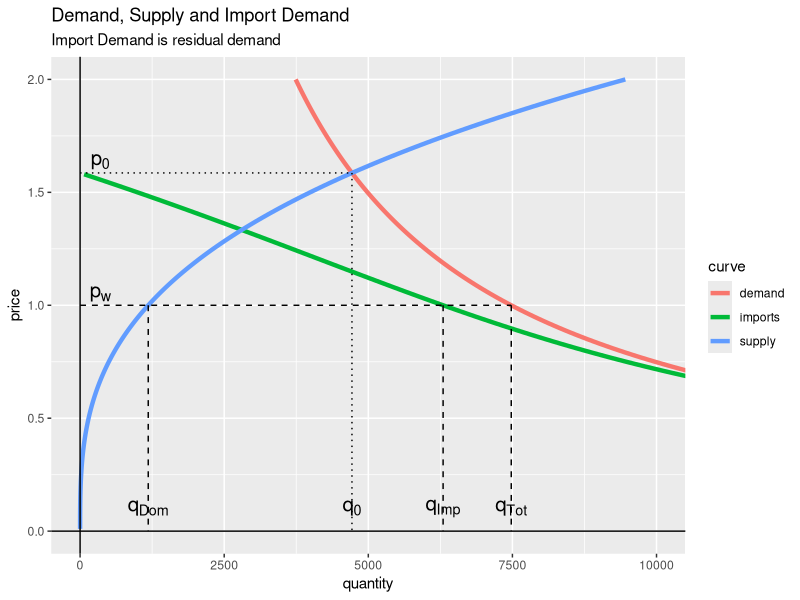
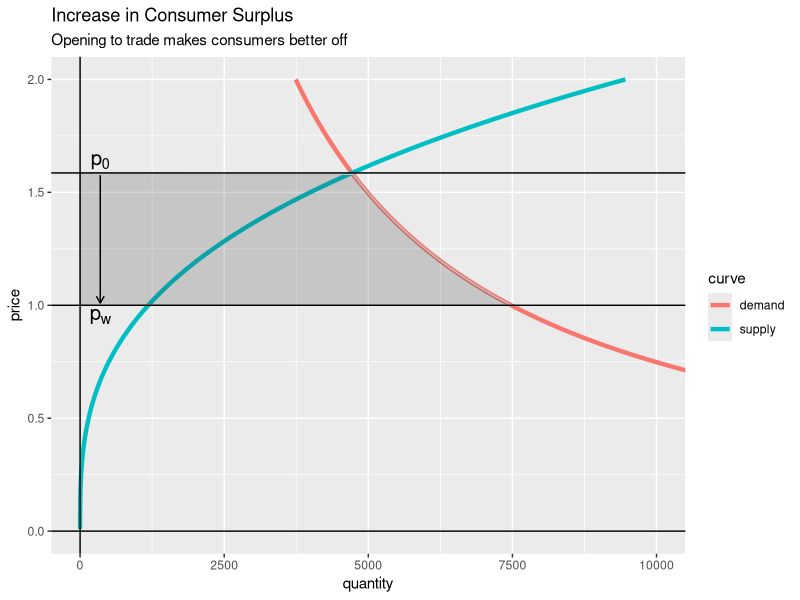
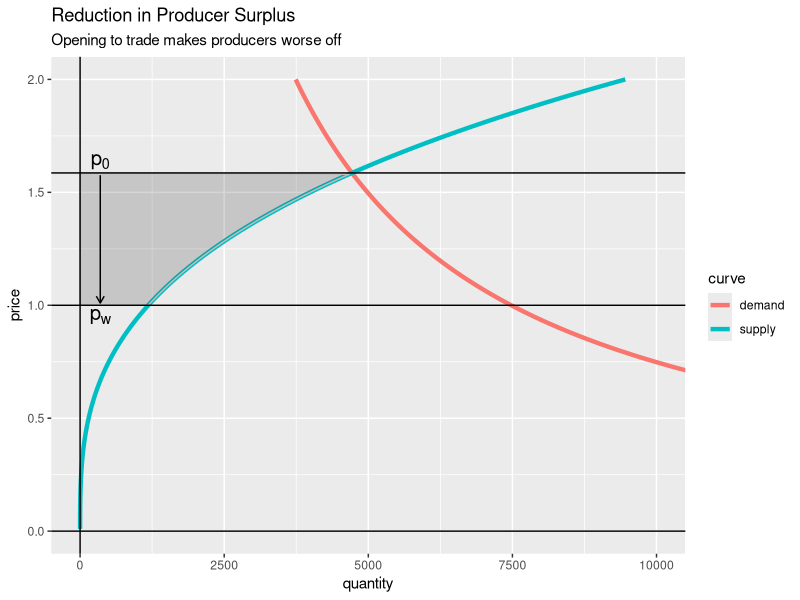
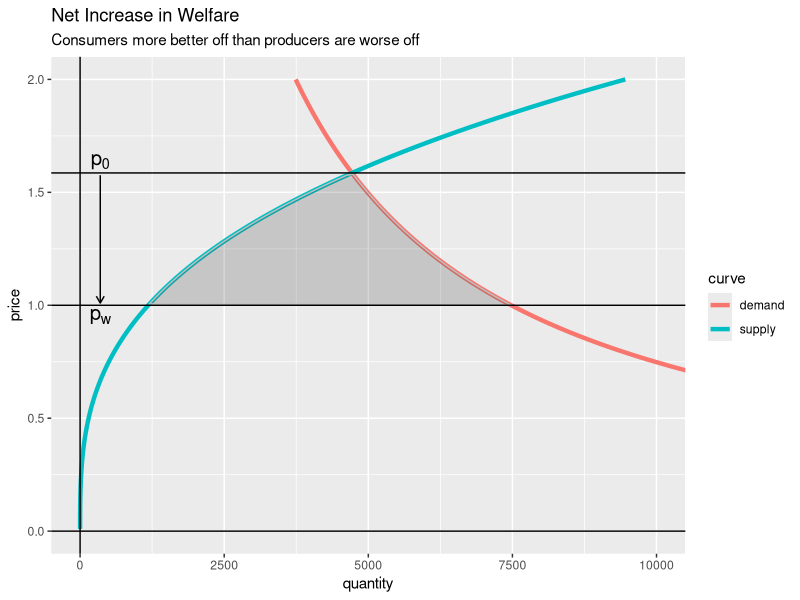
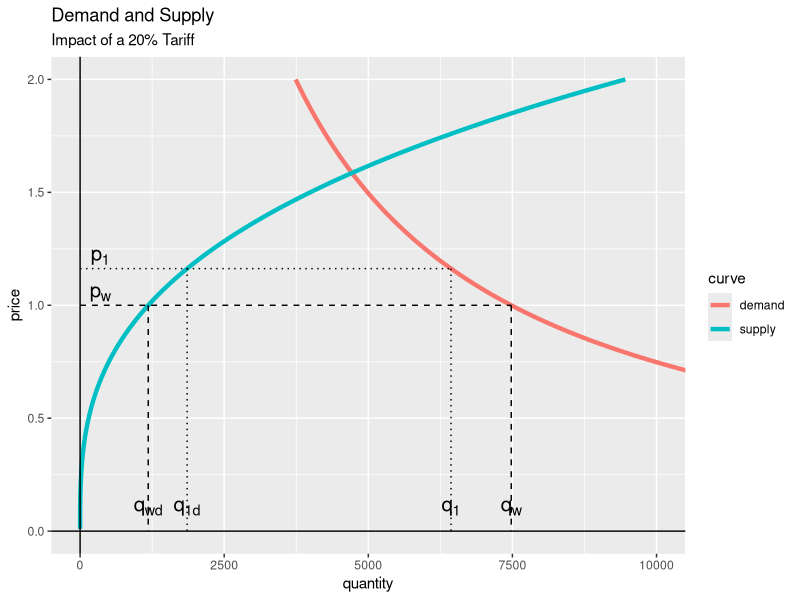
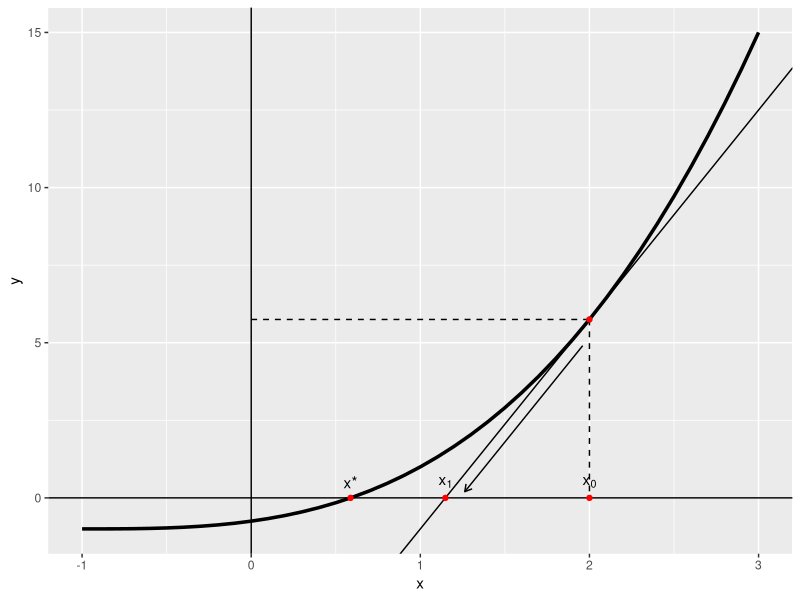
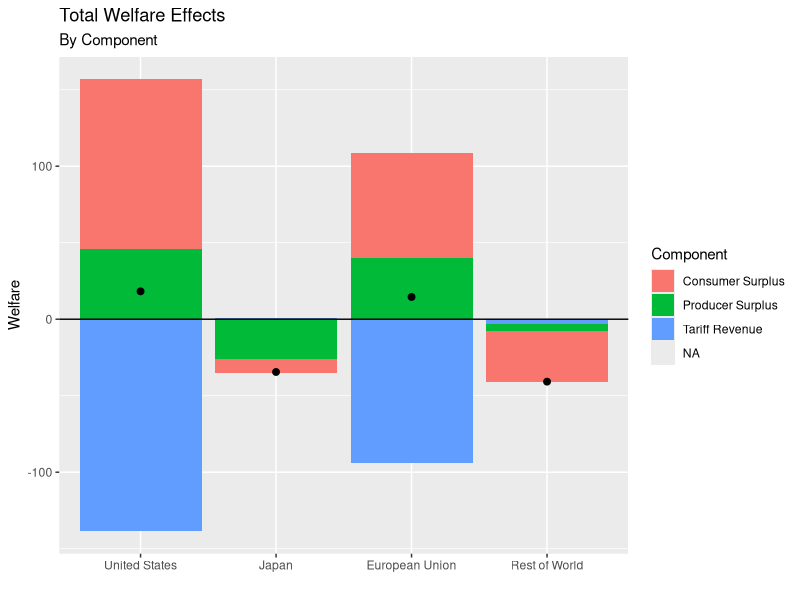
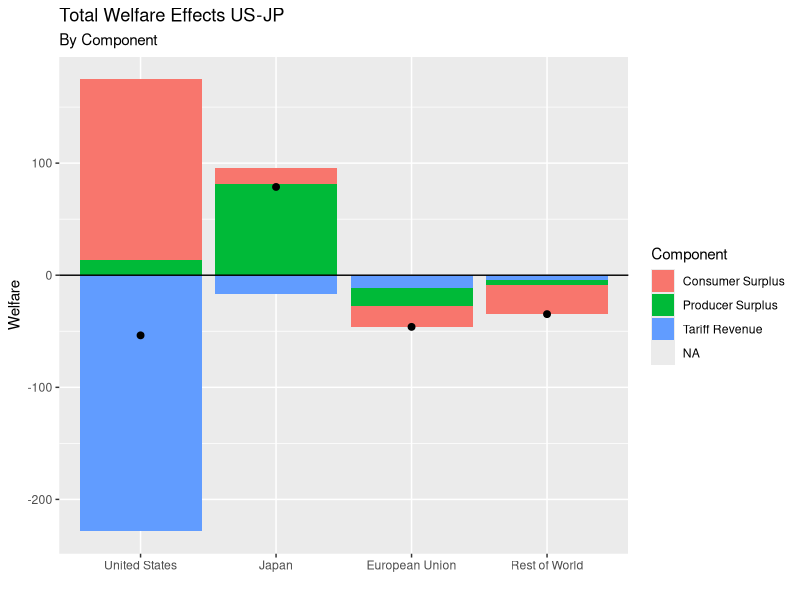

These charts were generated, in order, by the following R code:
## ---- chunk 1
options(stringsAsFactors = FALSE, scipen = 20)
library(knitr)
library(kableExtra)
library(dplyr)
library(ggplot2)
## ---- chunk 2
# demand and supply
Qd <- function(p=1, alpha = 100, eta = -1) {
  alpha * p ^ eta
}

Pd <- function(q = 100, alpha = 100, eta = -1) {
  (q/alpha)^(1/eta)
}

Qs <- function(p = 1, beta = 100, epsilon = 3) {
  beta * p ^ epsilon
}


par_alpha <- 7480.06
par_beta  <- 1182.38
par_gamma <- par_alpha - par_beta

par_eta     <- -1
par_epsilon <- 3
par_theta   <- 10

# no trade eq'm
p0 <- (par_alpha / par_beta) ^ (1 / (par_epsilon - par_eta))
q0 <- par_alpha * p0 ^ par_eta

# benchmark equilibrium
pars <- c(a = par_gamma, b = par_theta - par_eta, c= par_beta, d = par_epsilon - par_eta, e = par_alpha)

f_bm <- function(pw, pars) {
  unname(pars['a'] * pw ^ pars['b'] + pars['c'] * pw ^ pars['d'] - pars['e'])
}

rslt <- uniroot(f_bm, c(0.1,2), pars, tol=5e-10)
pw <- rslt$root

qw <- par_alpha * pw ^ par_eta
qw_d <- par_beta * pw ^ par_epsilon
qw_i <- qw - qw_d
## ---- chunk 3
p <- seq(0.01, 2, .01)
qd <- Qd(p, par_alpha)  # demand
qs <- Qs(p, par_beta)  # domestic supply
md <- qd - qs         # import demand

mx <- max(c(qd, qs))
mn <- min(c(qd, qs))

df1 <- data.frame(x = qd, y = p, curve = rep("demand", length(p)))
df2 <- data.frame(x = qs, y = p, curve = rep("supply", length(p)))
df3 <- data.frame(x = md, y = p, curve = rep("imports", length(p)))

df <- rbind(df1, df2, df3[df3$x >= 0,])

plt1 <- ggplot(df, aes(x=x,y=y,color=curve)) + 
  geom_line(size=1.5) +
  geom_hline(yintercept = 0) +
  geom_vline(xintercept = 0) +
  annotate("segment", x = 0, xend = q0, y = p0, yend = p0, linetype = 3) +
  annotate("segment", x = q0, xend = q0, y = p0, yend = 0, linetype = 3) +
  annotate("segment", x = 0, xend = par_alpha, y = 1, yend = 1, linetype = 2) +
  annotate("segment", x = par_beta, xend = par_beta, y = 1, yend = 0, linetype = 2) +
  annotate("segment", x = qw_i, xend = qw_i, y = 1, yend = 0, linetype = 2) +
  annotate("segment", x = par_alpha, xend = par_alpha, y = 1, yend = 0, linetype = 2) +
  coord_cartesian(xlim = c(0, 10000), ylim = c(0,2)) +
  xlab("quantity") +
  ylab("price") +
  labs(title="Demand, Supply and Import Demand",
       subtitle = "Import Demand is residual demand") +
  annotate("text", x=q0, y=0.1, label="q[0]", parse = TRUE, size = 5.2) +
  annotate("text", x=350, y=1.05, label="p[w]", parse = TRUE, size = 5.2) +
  annotate("text", x=350, y=p0 + .05, label="p[0]", parse = TRUE, size = 5.2) +
  annotate("text", x = par_beta, y=0.1, label = "q[Dom]", parse = TRUE, size = 5.2) +
  annotate("text", x = qw_i, y=0.1, label = "q[Imp]", parse = TRUE, size = 5.2) +
  annotate("text", x = par_alpha, y=0.1, label = "q[Tot]", parse = TRUE, size = 5.2)
print(plt1)  

## ---- chunk 4
df <- rbind(df1, df2)

df4 <- data.frame(x = qd, y = p, curve="demand")
df4 <- subset(df4, x <= qw & (y >= pw & y <= p0))
df4 <- rbind(df4, df4[1:2,])
row.names(df4) <- 1:nrow(df4)
df4[nrow(df4)-1, 1] <- 0
df4[nrow(df4), 1] <- 0
df4[nrow(df4)-1, 2] <- p0
df4[nrow(df4), 2] <- 1

plt2 <- ggplot(df, aes(x=x,y=y,color=curve)) + 
  geom_line(size=1.5) +
  geom_polygon(data = df4, aes(x=x,y=y), color="grey", alpha=0.2, show.legend = FALSE) +
  geom_hline(yintercept = c(0, pw, p0)) +
  geom_vline(xintercept = 0) +
  annotate("segment", x= 350, xend = 350, y = p0 - 0.01, yend = pw + 0.01, arrow=arrow(length = unit(0.2, "cm"))) +
  coord_cartesian(xlim = c(0, 10000), ylim = c(0,2)) +
  annotate("text", x=350, y=p0 + .05, label="p[0]", parse = TRUE, size = 5.2) +
  annotate("text", x=350, y=pw - .05, label="p[w]", parse = TRUE, size = 5.2) +
  xlab("quantity") +
  ylab("price") +
  labs(title = "Increase in Consumer Surplus",
       subtitle = "Opening to trade makes consumers better off")

print(plt2)
## ---- chunk 5
# producer surplus
df5 <- data.frame(x = qs, y = p, curve="supply")
df5 <- subset(df5, x <= qw & (y >= pw & y <= p0))
df5 <- rbind(df5, df5[1:2,])
row.names(df5) <- 1:nrow(df5)
df5[nrow(df5)-1, 1] <- 0
df5[nrow(df5), 1] <- 0
df5[nrow(df5)-1, 2] <- p0
df5[nrow(df5), 2] <- 1

plt3 <- ggplot(df, aes(x=x,y=y,color=curve)) + 
  geom_line(size=1.5) +
  geom_polygon(data = df5, aes(x=x,y=y), color="grey", alpha=0.2, show.legend = FALSE) +
  geom_hline(yintercept = c(0, pw, p0)) +
  geom_vline(xintercept = 0) +
  annotate("segment", x= 350, xend = 350, y = p0 - 0.01, yend = pw + 0.01, arrow=arrow(length = unit(0.2, "cm"))) +
  coord_cartesian(xlim = c(0, 10000), ylim = c(0,2)) +
  annotate("text", x=350, y=p0 + .05, label="p[0]", parse = TRUE, size = 5.2) +
  annotate("text", x=350, y=pw - .05, label="p[w]", parse = TRUE, size = 5.2) +
  xlab("quantity") +
  ylab("price") +
  labs(title = "Reduction in Producer Surplus",
       subtitle = "Opening to trade makes producers worse off")

print(plt3)
## ---- chunk 6
# Net gain in welfare
x <- seq(pw, p0, .01)
y <- Qd(x, par_alpha)
x1 <- seq(p0 - 0.01, pw, -0.01)
y1 <- Qs(x1, par_beta)
df6 <- data.frame(x = c(y,y1), y = c(x,x1), curve="demand")

plt4 <- ggplot(df, aes(x=x,y=y,color=curve)) + 
  geom_line(size=1.5) +
  geom_polygon(data = df6, aes(x=x,y=y), color="grey", alpha=0.2, show.legend = FALSE) +
  geom_hline(yintercept = c(0, pw, p0)) +
  geom_vline(xintercept = 0) +
  annotate("segment", x= 350, xend = 350, y = p0 - 0.01, yend = pw + 0.01, arrow=arrow(length = unit(0.2, "cm"))) +
  coord_cartesian(xlim = c(0, 10000), ylim = c(0,2)) +
  annotate("text", x=350, y=p0 + .05, label="p[0]", parse = TRUE, size = 5.2) +
  annotate("text", x=350, y=pw - .05, label="p[w]", parse = TRUE, size = 5.2) +
  xlab("quantity") +
  ylab("price") +
  labs(title = "Net Increase in Welfare",
       subtitle = "Consumers more better off than producers are worse off")

print(plt4)
## ---- chunk 7
# tariff equilibrium
t <- 0.2
pars <- c(a = par_gamma, 
          b = par_theta - par_eta, 
          c = par_beta * (1 + t) ^ par_epsilon, 
          d = par_epsilon - par_eta, 
          e = par_alpha * (1 + t) ^ par_eta)

rslt <- uniroot(f_bm, c(0.1,2), pars, tol=5e-10)
pw1 <- rslt$root

p1 <- (1 + t) * pw1
q1 <- par_alpha * p1 ^ par_eta
q1_d <- par_beta * p1 ^ par_epsilon
q1_i <- q1 - q1_d

v_before <- c(pw, pw, qw_i, qw_d, qw, 0)
v_after  <- c(pw1, p1, q1_i, q1_d, q1, (p1 - pw1) * q1_i)
v_change <- v_after - v_before
v_pct    <- ifelse(v_before > 0, v_change / v_before * 100, NA)
v_decs   <- c(3, 3, 2, 2, 2, 2)

c1 <- mapply(function(x,y) format(round(x,y), nsmall = y), v_before, v_decs)
c2 <- mapply(function(x,y) format(round(x,y), nsmall = y), v_after, v_decs)
c3 <- mapply(function(x,y) format(round(x,y), nsmall = y), v_change, v_decs)
c4 <- format(round(v_pct,2),nsmall = 2)

df_tab <- data.frame(Variables = c("Pw", "P", "Md", "Qs", "Qd", "Tariffs"),
                     Before = c1, After =  c2, Change = c3, Percent = c4)
kable(df_tab)

TTE <- -0.5 * (qw_i + q1_i) * (pw1 - pw) # Terms of Trade Effect

HTE <- 0.5 * (p1 - pw1) * (q1_i - qw_i) # Harberger Triangle Effect

WE  <- TTE + HTE # Welfare Effect

dCS <- -par_alpha * (log(p1) - log(pw))
dPS <- par_beta * (p1^(par_epsilon + 1) - pw^(par_epsilon + 1)) / (par_epsilon + 1)
dTariffs <- (p1 - pw1) * q1_i

p1_s <- 0.8 + 0.2 * par_theta * par_gamma / ((par_epsilon - par_eta) * par_beta + (par_theta - par_eta) * par_gamma)
## ---- chunk 8
plt5 <- ggplot(df, aes(x=x,y=y,color=curve)) + 
  geom_line(size=1.5) +
  geom_hline(yintercept = 0) +
  geom_vline(xintercept = 0) +
  annotate("segment", x = 0, xend = q1, y = p1, yend = p1, linetype = 3) +
  annotate("segment", x = q1, xend = q1, y = p1, yend = 0, linetype = 3) +
  annotate("segment", x = q1_d, xend = q1_d, y = p1, yend = 0, linetype = 3) +
  annotate("segment", x = 0, xend = qw, y = pw, yend = pw, linetype = 2) +
  annotate("segment", x = qw_d, xend = qw_d, y = pw, yend = 0, linetype = 2) +
  annotate("segment", x = par_alpha, xend = par_alpha, y = 1, yend = 0, linetype = 2) +
  coord_cartesian(xlim = c(0, 10000), ylim = c(0,2)) +
  xlab("quantity") +
  ylab("price") +
  labs(title="Demand and Supply",
       subtitle = "Impact of a 20% Tariff") +
  annotate("text", x=350, y=pw + .05, label="p[w]", parse = TRUE, size = 5.2) +
  annotate("text", x=350, y=p1 + .05, label="p[1]", parse = TRUE, size = 5.2) +
  annotate("text", x = qw, y=0.1, label = "q[w]", parse = TRUE, size = 5.2) +
  annotate("text", x = q1, y=0.1, label = "q[1]", parse = TRUE, size = 5.2) +
  annotate("text", x = qw_d, y=0.1, label = "q[w][d]", parse = TRUE, size = 5.2) +
  annotate("text", x = q1_d, y=0.1, label = "q[1][d]", parse = TRUE, size = 5.2)
  
print(plt5)  
## ---- chunk 9
f0 <- function(Pw = 1, t =0) {
  par_alpha * (1 + t) ^ par_eta * Pw ^ par_eta -
    par_beta * (1 + t) ^ par_epsilon * Pw ^ par_epsilon -
      par_gamma * Pw ^ par_theta
}

# linear approximation

dfdPw <- function(Pw = 1, t = 0) {
  par_eta * par_alpha * (1 + t) ^ par_eta * Pw ^ (par_eta - 1) - 
    par_epsilon * par_beta * (1 + t) ^ par_epsilon * Pw ^ (par_epsilon - 1) -
      par_theta * par_gamma * Pw ^ (par_theta - 1)
}

dfdt <- function(Pw = 1, t = 0) {
  par_eta * par_alpha * (1 + t) ^ (par_eta - 1) * Pw ^ par_eta -
    par_epsilon * par_beta * (1 + t) ^ (par_epsilon - 1) * Pw ^ par_epsilon
}

nsteps <- 1
pn <- 1
t <- 0
t1 <- 0.2
h <- (t1 - t) / nsteps
for(i in 1:nsteps) {
  pn1 <- pn - f0(pn, t) / dfdPw(pn, t) - dfdt(pn, t) / dfdPw(pn,t) * h
  t <- t + h
  pn <- pn1
}

pw1s <- pn

nsteps <- 4
pn <- 1
t <- 0
t1 <- 0.2
h <- (t1 - t) / nsteps
for(i in 1:nsteps) {
  pn1 <- pn - f0(pn, t) / dfdPw(pn, t) - dfdt(pn, t) / dfdPw(pn,t) * h
  t <- t + h
  pn <- pn1
}
pw14s <- pn
## ---- chunk 10
a <- 0.25
b <- -1
c <- 3
d <- -1

x <- seq(-1, 3, 0.1)
y <- a * (x - b)^c + d

x00 <- b + (-d/a)^(1/c)

x0 <- 2
y0 <-  a * (x0 - b)^c + d

dydx <- c * a * (x0 - b)^(c-1)

yint <- y0 - dydx * x0

y1 <- 0
x1 <- x0 + (y1 - y0) / dydx

x2 <- 0.98 * x0
y2 <- 0.9 * y0 + dydx * (x2 - x0)

x3 <- 1.1 * x1
y3 <- 0.9 * y0 + dydx * (x3 - x0)


df <- data.frame(x = x, y = y)
plt <- ggplot(df, aes(x,y)) + 
  geom_line(size=1.2) + 
  geom_hline(yintercept = 0) +
  geom_vline(xintercept = 0) +
  geom_abline(intercept = yint, slope = dydx) + 
  annotate("segment", x = 0, xend = x0, y = y0, yend = y0, linetype = 2) +
  annotate("segment", x = x0, xend = x0, y = y0, yend = 0, linetype = 2) +
  geom_point(data=data.frame(x=c(x00, x1, x0, x0), y=c(0,0,0,y0)), size=1.5, color="red") +
  annotate("text", x = x0, y=0.5, label="x[0]", parse=TRUE) +
  annotate("text", x = x1, y=0.5, label="x[1]", parse=TRUE) +
  annotate("text", x = x00, y=0.5, label="x*", parse=FALSE) + 
  annotate("segment", x= x2, xend = x3, y = y2, yend = y3, arrow=arrow(length = unit(0.2, "cm")))
plt

## ---- chunk 11
t <- 1
pars <- c(a = par_gamma, 
          b = par_theta - par_eta, 
          c = par_beta * (1 + t) ^ par_epsilon, 
          d = par_epsilon - par_eta, 
          e = par_alpha * (1 + t) ^ par_eta)

rslt <- uniroot(f_bm, c(0.1,2), pars, tol=5e-10)
ptrump <- rslt$root

nsteps <- 1
pn <- 1
t <- 0
t1 <- 1
h <- (t1 - t) / nsteps
for(i in 1:nsteps) {
  pn1 <- pn - f0(pn, t) / dfdPw(pn, t) - dfdt(pn, t) / dfdPw(pn,t) * h
  t <- t + h
  pn <- pn1
}

ptrump1s <- pn

nsteps <- 4
pn <- 1
t <- 0
t1 <- 1
h <- (t1 - t) / nsteps
for(i in 1:nsteps) {
  pn1 <- pn - f0(pn, t) / dfdPw(pn, t) - dfdt(pn, t) / dfdPw(pn,t) * h
  t <- t + h
  pn <- pn1
}
ptrump4s <- pn
## ---- chunk 12
# GSIM 4x4 model 

# cross price effects
cross_price_effects <- function(x = rep(0,4), eq2, dT) {
  n <- ncol(eq2)
  rslt <- matrix(NA_real_, nrow=n, ncol = n)
  for(i in 1:n) {
    tmp <- matrix(1, nrow=n, ncol=1) %*% eq2[,i]
    tmp[n*1:n + 1:n - n] <- 0
    rslt[,i] <- tmp %*% (dT[,i] + x)
  }
  rslt
}

# change in demand
demand_effects <- function(x = rep(0,4), phi, eq3, chi, dT) {
  n <- length(x)
  rslt <- rep(NA_real_, n)
  for(i in 1:n) {
    rslt[i] <- (phi[i,] * eqn3[i,]) %*% (dT[i,] + x[i])
  }
  rslt + rowSums(phi * chi)
}

# calc numerical Jacobian
Jacobian <- function(x, eqn2, eqn3, phi, dT, xDemand) {
  J <- matrix(NA, nrow=4, ncol=4)
  h <- 1/32768
  
  for(i in 1:4) {
    x1 <- x
    x1[i] <- x[i] + h
    
    chi1 <- cross_price_effects(x1, eqn2, dT)
    
    dSupply1 <- x1 * Ex
    
    dDemand1 <- demand_effects(x1, phi, eqn3, chi1, dT)
    
    xDemand1 <- dDemand1 - dSupply1
    J[i,] <- (xDemand1 - xDemand ) / h
  }
  J
}

calcEqm <- function(x0, phi, eqn2, eqn3, dT) {
  x <- x0
  repeat {
    chi <- cross_price_effects(x, eqn2, dT)
    
    dSupply <- x * Ex
    
    dDemand <- demand_effects(x, phi, eqn3, chi, dT)
    
    xDemand <- dDemand - dSupply
    
    Jacob <- Jacobian(x, eqn2, eqn3, phi, dT, xDemand)
    
    x1 <- x - solve(Jacob) %*% xDemand / 1024 # 2^10 
    
    chi1 <- cross_price_effects(x1, eqn2, dT)
    
    dSupply1 <- x1 * Ex
    
    dDemand1 <- demand_effects(x1, phi, eqn3, chi1, dT)
    
    xDemand1 <- dDemand1 - dSupply1
    
    SSE <- sum(xDemand * xDemand)
    SSE1 <- sum(xDemand1 * xDemand1)
    if (SSE1 < SSE) x <- x1
    else break;
  }
  x
}
## ---- chunk 13
# elasticities
Em <- c(US = -1.25, JP = -1.25, EU = -1.25, RW = -1.25) # import demand

Ex <- c(US = 1.5, JP = 1.5, EU = 1.5, RW = 1.5) # export supply

Es <- c(US = 5, JP = 5, EU = 5, RW = 5) # substitution

# trade flows
M <- matrix(c(  0,  50, 200, 300,
              500,   0, 150, 200,
              300, 100, 200, 200,
               50, 100, 110,  20),
            nrow = 4, ncol=4, byrow = TRUE)

row.names(M) <- c("US", "JP", "EU", "RW")
colnames(M)  <- c("US", "JP", "EU", "RW")

# initial import tariffs 
T0 <- matrix(c(  1.00, 1.21, 1.41, 1.22,
                 1.37, 1.00, 1.31, 1.23,
                 1.32, 1.36, 1.00, 1.18,
                 1.57, 1.41, 1.25, 1.15),
              nrow = 4, ncol=4, byrow = TRUE)

row.names(T0) <- c("US", "JP", "EU", "RW")
colnames(T0)  <- c("US", "JP", "EU", "RW")

kable(M, caption = "Trade Flows")
## ---- chunk 14
kable(T0, caption = "Tariffs")
## ---- chunk 15
T1 <- T0

T1["EU","US"] <- T1["US","EU"] <- 1 # US-EU trade agreement
## ---- chunk 16
kable(T1, caption = "Revised Tariffs")
## ---- chunk 17
# a vector of ones
i_agg <- matrix(1, nrow=nrow(M), ncol=1)

# Total imports and exports
Tot_imp <- t(i_agg) %*% M
row.names(Tot_imp) <- "Imports"

Tot_exp <- M %*% i_agg
colnames(Tot_exp) <- "Exports"

# import shares at internal prices
mult <- diag( c(1 / (t(i_agg) %*% (M * T0))))
row.names(mult) <- row.names(M)
colnames(mult) <- colnames(M)

theta <- (M * T0) %*% mult

# export shares at world prices
mult <- diag(1/c(M %*% i_agg))
row.names(mult) <- row.names(M)
colnames(mult) <- colnames(M)

phi <- mult %*% M

# own price elasticities
eqn3 <- theta %*% diag( Em ) - (1 - theta) %*% diag( Es )
colnames(eqn3) <- colnames(M)

# cross price elasticities
eqn2 <- theta %*% diag( Em + Es )
colnames(eqn3) <- colnames(M)

# reported prices
# x <- c(0.0792, -0.0316, 0.0480, -0.0184)
#
# try from zero...
x <- calcEqm(rep(0, 4), phi, eqn2, eqn3, T1/T0 - 1)

chi <- cross_price_effects(x, eqn2, T1/T0 - 1)
## ---- chunk 18
dPCT <- (x %*% t(i_agg) + T1/T0 - 1) * eqn3 + chi

M1 <- M * (1 + dPCT) * (1 + x %*% t(i_agg))

dM <- M1 - M

kable(dM, caption = "Impact of US-EU Tariff Elimination")
## ---- chunk 19
dP <- (1 + x %*% t(i_agg)) * T1/T0 -1

dCompP <- matrix(NA, nrow=1, ncol = ncol(dP))
row.names(dCompP) <- "Composite Price"
colnames(dCompP) <- c("US", "JP", "EU", "RW")
for(i in 1:ncol(dCompP)) {
  dCompP[1,i] <- sum(c(dP[,i] * theta[,i]))
}

dTariff <- M1 * (T1 - 1) - M * (T0 - 1)

dRev <- colSums(dTariff)

dCS <- c((0.5 * dCompP ^ 2) * colSums(M * T0) * sign(dCompP) * Em - colSums(M * T0) * dCompP)
names(dCS) <- c("US", "JP", "EU", "RW")

dPS <- c(x * Tot_exp *(1 + 0.5 * Ex * x))
names(dPS) <- c("US", "JP", "EU", "RW")

dW <- dPS + dCS + dRev

# make report

df_report <- data.frame(Region = c("United States", "Japan", "European Union", "Rest of World"),
                        ProducerSurplus = format(round(dPS,1),nsmall=1),
                        ConsumerSurplus = format(round(dCS,1),nsmall=1),
                        TariffRevenue = format(round(dRev,1),nsmall=1),
                        NetWelfare = format(round(dW,1),nsmall=1))

kable(df_report, caption = "Impact of Tariff Changes", row.names = FALSE)
## ---- chunk 20
df_plot <- data.frame(Region = c("United States", "Japan", "European Union", "Rest of World"), 
                      Component = "Producer Surplus", Value = dPS)

df_plot <- rbind(df_plot, 
                 data.frame(Region = c("United States", "Japan", "European Union", "Rest of World"), 
                            Component = "Consumer Surplus", Value = dCS))

df_plot <- rbind(df_plot, 
                 data.frame(Region = c("United States", "Japan", "European Union", "Rest of World"), 
                            Component = "Tariff Revenue", Value = dRev))

df_netW <- data.frame(Region=c("United States", "Japan", "European Union", "Rest of World"),
                      Component=NA,
                      Value=dW)

g <- ggplot(df_plot, aes(x=Region, y=Value, fill = Component)) + 
     geom_bar(stat = "identity") +
     scale_x_discrete(limits=c("United States", "Japan", "European Union", "Rest of World")) +
     geom_hline(yintercept = 0) + 
     geom_point(data=df_netW, size=2, show.legend = FALSE) +
     labs(x="", y="Welfare", title="Total Welfare Effects", subtitle = "By Component")

print(g)
## ---- chunk 21
T1 <- T0

T1["JP","US"] <- T1["US","JP"] <- 1 # US-EU trade agreement
## ---- chunk 22
kable(T1, caption = "Revised Tariffs US-JP")
## ---- chunk 23
# a vector of ones
i_agg <- matrix(1, nrow=nrow(M), ncol=1)

# Total imports and exports
Tot_imp <- t(i_agg) %*% M
row.names(Tot_imp) <- "Imports"

Tot_exp <- M %*% i_agg
colnames(Tot_exp) <- "Exports"

# import shares at internal prices
mult <- diag( c(1 / (t(i_agg) %*% (M * T0))))
row.names(mult) <- row.names(M)
colnames(mult) <- colnames(M)

theta <- (M * T0) %*% mult

# export shares at world prices
mult <- diag(1/c(M %*% i_agg))
row.names(mult) <- row.names(M)
colnames(mult) <- colnames(M)

phi <- mult %*% M

# own price elasticities
eqn3 <- theta %*% diag( Em ) - (1 - theta) %*% diag( Es )
colnames(eqn3) <- colnames(M)

# cross price elasticities
eqn2 <- theta %*% diag( Em + Es )
colnames(eqn3) <- colnames(M)

# reported prices
# x <- c(0.0792, -0.0316, 0.0480, -0.0184)
#
# try from zero...
x <- calcEqm(rep(0, 4), phi, eqn2, eqn3, T1/T0 - 1)

chi <- cross_price_effects(x, eqn2, T1/T0 - 1)
## ---- chunk 24
dPCT <- (x %*% t(i_agg) + T1/T0 - 1) * eqn3 + chi

M1 <- M * (1 + dPCT) * (1 + x %*% t(i_agg))

dM <- M1 - M

kable(dM, caption = "Impact of US-JP Tariff Elimination")
## ---- chunk 25
dP <- (1 + x %*% t(i_agg)) * T1/T0 -1

dCompP <- matrix(NA, nrow=1, ncol = ncol(dP))
row.names(dCompP) <- "Composite Price"
colnames(dCompP) <- c("US", "JP", "EU", "RW")
for(i in 1:ncol(dCompP)) {
  dCompP[1,i] <- sum(c(dP[,i] * theta[,i]))
}

dTariff <- M1 * (T1 - 1) - M * (T0 - 1)

dRev <- colSums(dTariff)

dCS <- c((0.5 * dCompP ^ 2) * colSums(M * T0) * sign(dCompP) * Em - colSums(M * T0) * dCompP)
names(dCS) <- c("US", "JP", "EU", "RW")

dPS <- c(x * Tot_exp *(1 + 0.5 * Ex * x))
names(dPS) <- c("US", "JP", "EU", "RW")

dW <- dPS + dCS + dRev

# make report

df_report <- data.frame(Region = c("United States", "Japan", "European Union", "Rest of World"),
                        ProducerSurplus = format(round(dPS,1),nsmall=1),
                        ConsumerSurplus = format(round(dCS,1),nsmall=1),
                        TariffRevenue = format(round(dRev,1),nsmall=1),
                        NetWelfare = format(round(dW,1),nsmall=1))

kable(df_report, caption = "Impact of US-JP Tariff Changes", row.names = FALSE)
## ---- chunk 26
df_plot <- data.frame(Region = c("United States", "Japan", "European Union", "Rest of World"), 
                      Component = "Producer Surplus", Value = dPS)

df_plot <- rbind(df_plot, 
                 data.frame(Region = c("United States", "Japan", "European Union", "Rest of World"), 
                            Component = "Consumer Surplus", Value = dCS))

df_plot <- rbind(df_plot, 
                 data.frame(Region = c("United States", "Japan", "European Union", "Rest of World"), 
                            Component = "Tariff Revenue", Value = dRev))

df_netW <- data.frame(Region=c("United States", "Japan", "European Union", "Rest of World"),
                      Component=NA,
                      Value=dW)

g <- ggplot(df_plot, aes(x=Region, y=Value, fill = Component)) + 
     geom_bar(stat = "identity") +
     scale_x_discrete(limits=c("United States", "Japan", "European Union", "Rest of World")) +
     geom_hline(yintercept = 0) + 
     geom_point(data=df_netW, size=2, show.legend = FALSE) +
     labs(x="", y="Welfare", title="Total Welfare Effects US-JP", subtitle = "By Component")

print(g)
## ---- chunk 27
T1 <- T0

T1["JP","US"] <- T1["EU","US"] <- T1["RW","US"] <- 1
## ---- chunk 28
kable(T1, caption = "Revised Tariffs US Alone")
## ---- chunk 29
# a vector of ones
i_agg <- matrix(1, nrow=nrow(M), ncol=1)

# Total imports and exports
Tot_imp <- t(i_agg) %*% M
row.names(Tot_imp) <- "Imports"

Tot_exp <- M %*% i_agg
colnames(Tot_exp) <- "Exports"

# import shares at internal prices
mult <- diag( c(1 / (t(i_agg) %*% (M * T0))))
row.names(mult) <- row.names(M)
colnames(mult) <- colnames(M)

theta <- (M * T0) %*% mult

# export shares at world prices
mult <- diag(1/c(M %*% i_agg))
row.names(mult) <- row.names(M)
colnames(mult) <- colnames(M)

phi <- mult %*% M

# own price elasticities
eqn3 <- theta %*% diag( Em ) - (1 - theta) %*% diag( Es )
colnames(eqn3) <- colnames(M)

# cross price elasticities
eqn2 <- theta %*% diag( Em + Es )
colnames(eqn3) <- colnames(M)

# reported prices
# x <- c(0.0792, -0.0316, 0.0480, -0.0184)
#
# try from zero...
x <- calcEqm(rep(0, 4), phi, eqn2, eqn3, T1/T0 - 1)

chi <- cross_price_effects(x, eqn2, T1/T0 - 1)
## ---- chunk 30
dPCT <- (x %*% t(i_agg) + T1/T0 - 1) * eqn3 + chi

M1 <- M * (1 + dPCT) * (1 + x %*% t(i_agg))

dM <- M1 - M

kable(dM, caption = "Impact of US Tariff Elimination")
## ---- chunk 31
dP <- (1 + x %*% t(i_agg)) * T1/T0 -1

dCompP <- matrix(NA, nrow=1, ncol = ncol(dP))
row.names(dCompP) <- "Composite Price"
colnames(dCompP) <- c("US", "JP", "EU", "RW")
for(i in 1:ncol(dCompP)) {
  dCompP[1,i] <- sum(c(dP[,i] * theta[,i]))
}

dTariff <- M1 * (T1 - 1) - M * (T0 - 1)

dRev <- colSums(dTariff)

dCS <- c((0.5 * dCompP ^ 2) * colSums(M * T0) * sign(dCompP) * Em - colSums(M * T0) * dCompP)
names(dCS) <- c("US", "JP", "EU", "RW")

dPS <- c(x * Tot_exp *(1 + 0.5 * Ex * x))
names(dPS) <- c("US", "JP", "EU", "RW")

dW <- dPS + dCS + dRev

# make report

df_report <- data.frame(Region = c("United States", "Japan", "European Union", "Rest of World"),
                        ProducerSurplus = format(round(dPS,1),nsmall=1),
                        ConsumerSurplus = format(round(dCS,1),nsmall=1),
                        TariffRevenue = format(round(dRev,1),nsmall=1),
                        NetWelfare = format(round(dW,1),nsmall=1))

kable(df_report, caption = "Impact of US Tariff Changes", row.names = FALSE)
## ---- chunk 32
df_plot <- data.frame(Region = c("United States", "Japan", "European Union", "Rest of World"), 
                      Component = "Producer Surplus", Value = dPS)

df_plot <- rbind(df_plot, 
                 data.frame(Region = c("United States", "Japan", "European Union", "Rest of World"), 
                            Component = "Consumer Surplus", Value = dCS))

df_plot <- rbind(df_plot, 
                 data.frame(Region = c("United States", "Japan", "European Union", "Rest of World"), 
                            Component = "Tariff Revenue", Value = dRev))

df_netW <- data.frame(Region=c("United States", "Japan", "European Union", "Rest of World"),
                      Component=NA,
                      Value=dW)

g <- ggplot(df_plot, aes(x=Region, y=Value, fill = Component)) + 
     geom_bar(stat = "identity") +
     scale_x_discrete(limits=c("United States", "Japan", "European Union", "Rest of World")) +
     geom_hline(yintercept = 0) + 
     geom_point(data=df_netW, size=2, show.legend = FALSE) +
     labs(x="", y="Welfare", title="Total Welfare Effects US Alone", subtitle = "By Component")

print(g)
